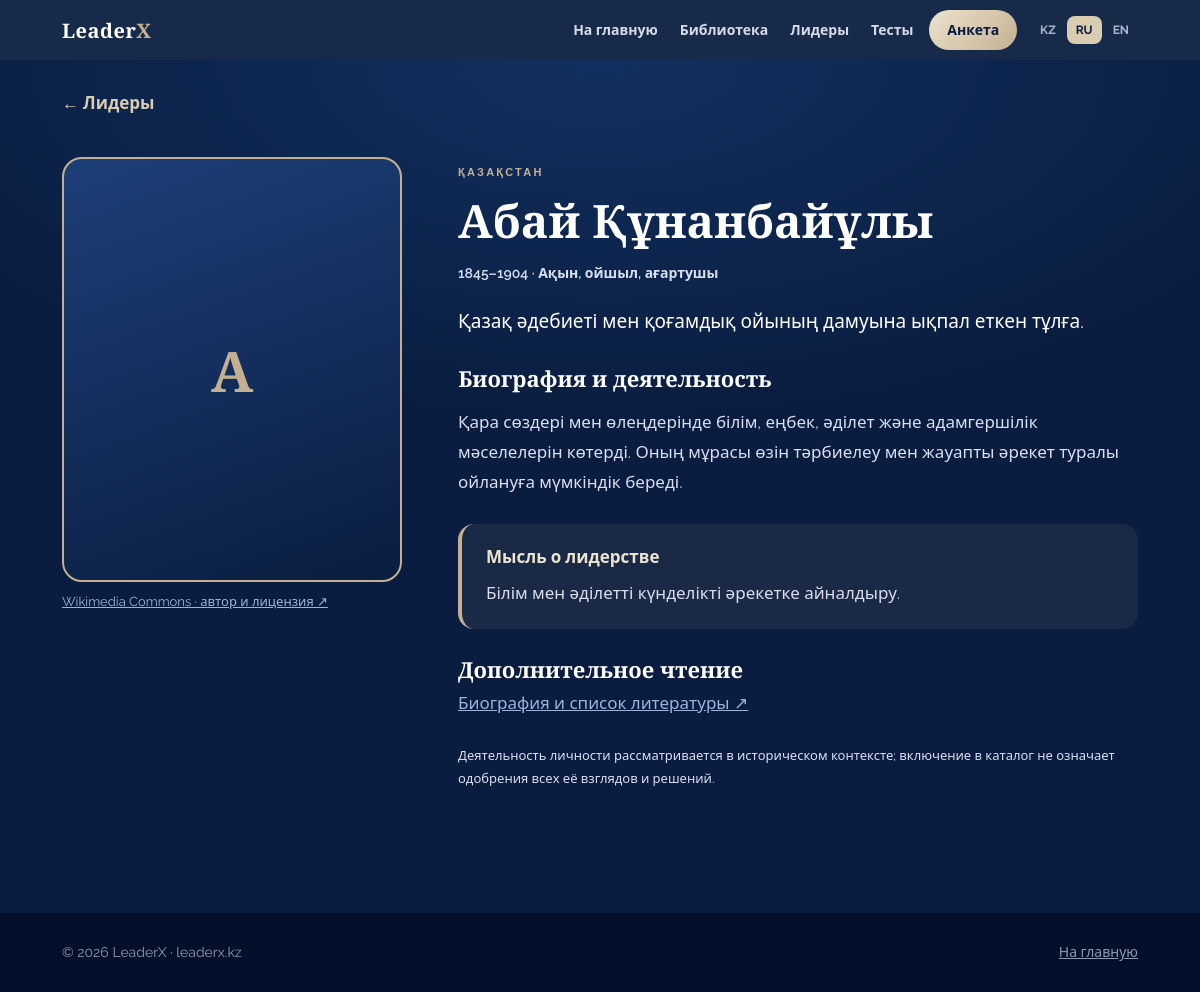
Screenshot of /ru/library/leaders/abai with the database file from the repository.
### tables this page shows
CREATE TABLE lib_items(
        id TEXT PRIMARY KEY, kind TEXT NOT NULL, pos INTEGER NOT NULL DEFAULT 0, active INTEGER NOT NULL DEFAULT 1,
        title TEXT NOT NULL, author TEXT NOT NULL DEFAULT '', category TEXT NOT NULL DEFAULT '', level TEXT NOT NULL DEFAULT '',
        course INTEGER NOT NULL DEFAULT 1, minutes INTEGER NOT NULL DEFAULT 5, description TEXT NOT NULL DEFAULT '',
        lead TEXT NOT NULL DEFAULT '', body TEXT NOT NULL DEFAULT '', tags TEXT NOT NULL DEFAULT '[]', extra TEXT NOT NULL DEFAULT '{}',
        file_ext TEXT, file_name TEXT, file_size INTEGER, updated INTEGER NOT NULL DEFAULT 0);

### app.py (the view)
@app.route("/<lang>/library/leaders/<lid>")
def library_leader(lang, lid):
    if lang not in LANGS:
        abort(404)
    d = lib_mod.get(lid, kind="leader", only_active=True)
    if not d:
        abort(404)
    return render_template("library_leader.html", lang=lang, langs=LANGS, l=lib_mod.public_json(d), lid=lid, form_url=FORM_URL)

### analytics.py (called while the page is built, shortened)
def _db():
    os.makedirs(os.path.dirname(DB_PATH), exist_ok=True)
    con = sqlite3.connect(DB_PATH, timeout=5)
    con.row_factory = sqlite3.Row
    con.execute("""CREATE TABLE IF NOT EXISTS visits(
        id INTEGER PRIMARY KEY AUTOINCREMENT, ts INTEGER NOT NULL, path TEXT, lang TEXT,
        ip_mask TEXT, ip_hash TEXT, device TEXT, browser TEXT, os TEXT, referrer TEXT)""")
    cols = {r[1] for r in con.execute("PRAGMA table_info(visits)")}
    for c in ("country", "city", "ip", "ref_url"):
        if c not in cols:
            con.execute(f"ALTER TABLE visits ADD COLUMN {c} TEXT")
    con.execute("CREATE INDEX IF NOT EXISTS idx_ts ON visits(ts)")
    return con

def _geo_lookup(req, ip):
    try:
        a = ipaddress.ip_address(ip)
        if a.is_private or a.is_loopback:
            return "local", ""  # өз компьютеріңізден тексергенде
    except ValueError:
        pass

def _mask(ip):
    if ":" in ip:  # IPv6: алғашқы 3 блок
        return ":".join(ip.split(":")[:3]) + "::"
    p = ip.split(".")
    return ".".join(p[:3] + ["0"]) if len(p) == 4 else "?"

def _ua(ua):
    low = ua.lower()
    device = "tablet" if ("ipad" in low or "tablet" in low) else ("mobile" if ("mobi" in low or "android" in low or "iphone" in low) else "desktop")
    browser = next((n for k, n in (("edg", "Edge"), ("opr", "Opera"), ("yabrowser", "Yandex"), ("firefox", "Firefox"), ("chrome", "Chrome"), ("safari", "Safari")) if k in low), "Other")
    os_ = next((n for k, n in (("windows", "Windows"), ("android", "Android"), ("iphone", "iOS"), ("ipad", "iOS"), ("mac os", "macOS"), ("linux", "Linux")) if k in low), "Other")
    return device, browser, os_

### app.py (called while the page is built)
@app.context_processor
def asset_version():
    p = os.path.join(app.static_folder, "css", "style.css")
    return {"css_v": int(os.path.getmtime(p)) if os.path.exists(p) else 0}

@app.before_request
def track():
    if request.method == "GET" and request.endpoint in TRACKED:
        analytics.log_visit(request, (request.view_args or {}).get("lang"))

### library.py (called while the page is built, shortened)
def _row(r):
    d = {k: r[k] for k in r.keys()}
    d["tags"] = json.loads(d["tags"] or "[]")
    d["extra"] = json.loads(d["extra"] or "{}")
    d["active"] = bool(d["active"])
    d["has_file"] = bool(d["file_ext"])
    return d

def ensure_seed():
    con = _db()
    try:
        if con.execute("SELECT v FROM lib_meta WHERE k='seeded'").fetchone():
            return
    finally:
        con.close()

### leaderx-siteFlask/templates/library_leader.html (shortened to what this page needs)
{% extends "library_base.html" %}
{% block main %}
<article class="wrap">
 <a class="lb-back" href="{{ url_for('library_leaders', lang=lang, group=l.group) }}">{{ U.back }}</a>
 <div class="lb-prof">
  <figure><div class="lb-pt"><span class="fb" hidden>{{ l.name[:1] }}</span></div>
   {% if l.photo %}<figcaption><a href="https://commons.wikimedia.org/wiki/File:{{ l.photo|replace(' ','_')|urlencode }}" target="_blank" rel="noopener noreferrer">{{ U.lic }}</a></figcaption>{% endif %}</figure>
  <div><span class="eyebrow">{{ l.country }}</span><h1>{{ l.name }}</h1><p class="lb-yrs">{{ l.years }}{% if l.years and l.role %} · {% endif %}{{ l.role }}</p>
   {% if l.summary %}<p style="font-size:19px;color:#fff">{{ l.summary }}</p>{% endif %}
   {% if l.bio %}<h2>{{ U.bio }}</h2><p style="white-space:pre-wrap">{{ l.bio }}</p>{% endif %}
   {% if l.lesson %}<div class="lb-key"><strong>{{ U.idea }}</strong><p>{{ l.lesson }}</p></div>{% endif %}
   {% if l.wiki %}<h2>{{ U.more }}</h2><a href="https://en.wikipedia.org/wiki/{{ l.wiki|urlencode }}" target="_blank" rel="noopener noreferrer" style="color:#9fb2da">{{ U.wiki }}</a>{% endif %}
   <p class="lb-note2">{{ U.note }}</p></div>
 </div>
</article>
{% endblock %}

### static/css/style.css (style rules this page uses)
:root { --navy:#10203f;--navy2:#0a1529;--gold:#c9a24b;--gold2:#e8cf8a; --bg:#f6f3ec;--card:#fff;--ink:#14213d;--mute:#5b6478;--line:#e2dccb; box-sizing:border-box;padding-top:env(safe-area-inset-top,0px);padding-bottom:env(safe-area-inset-bottom,0px) }
html { scroll-behavior:smooth;scroll-padding-top:env(safe-area-inset-top,0px) }
*,*::before,*::after { box-sizing:border-box }
body { margin:0;background:var(--bg);color:var(--ink);font:400 17px/1.6 Raleway,system-ui,sans-serif }
.wrap { max-width:1120px;margin:0 auto;padding:0 22px }
h1,h2,h3 { font-family:'Playfair Display',Georgia,serif;line-height:1.15;margin:0 }

### leaderx-siteFlask/static/css/theme.css (style rules this page uses)
:root { --navy:#0a1d40;--navy-2:#0e2450;--navy2:#0e2450;--navy-3:#12305f;--navy3:#12305f;--navy-deep:#040f2c;--ink:#0a1d40; --gold:#c4b091;--gold-2:#d9ccb0;--gold2:#d9ccb0;--gold-3:#ece3cf;--gold3:#ece3cf;--gold-dark:#a38d68;--gold-deep:#a38d68; --cream:#e5dfd7;--cream-2:#efeae2;--ivory:#e5dfd7;--bg-light:#e5dfd7;--paper:#e5dfd7; }

### leaderx-siteFlask/templates/library_base.html (style rules this page uses)
.lb h1,.lb h2,.lb h3 { font-family:"Playfair Display",serif;color:#fff }
.lb .eyebrow { font:700 11px Raleway,sans-serif;letter-spacing:.2em;text-transform:uppercase;color:#c4b091 }
.lb-pt { position:relative;aspect-ratio:4/5;background:linear-gradient(160deg,#1d3f78,#0a1d40);overflow:hidden }
.lb-pt .fb { position:absolute;inset:0;display:grid;place-items:center;font:700 56px "Playfair Display",serif;color:#c4b091 }
.lb-yrs { color:#d9ccb0;font-size:14px;font-weight:600 }
.lb-prof { display:grid;gap:34px;padding:40px 0 }
@media (min-width:860px) { .lb-prof { grid-template-columns:340px 1fr;gap:56px } }
.lb-prof figure { margin:0 }
.lb-prof figcaption { margin-top:10px;font-size:13px;color:#8f9bb8 }
.lb-prof figcaption a { color:#9fb2da }
.lb-prof .lb-pt { border-radius:20px;border:2px solid #c4b091 }
.lb-prof h1 { font-size:clamp(30px,5vw,46px);margin:10px 0 6px }
.lb-prof h2 { font-size:22px;margin:28px 0 8px }
.lb-prof p { line-height:1.75;color:#d8deee }
.lb-key { margin:26px 0;padding:20px 24px;border-radius:16px;border-left:4px solid #c4b091;background:rgba(196,176,145,.08) }
.lb-key strong { color:#ece3cf }
.lb-key p { margin:8px 0 0 }
.lb-back { display:inline-block;margin-top:20px;color:#d9ccb0;text-decoration:none;font-weight:700 }
.lb-note2 { color:#8f9bb8;font-size:13px;margin-top:28px }

### rows the page displays
lib_items: title "А", name "Абай Құнанбайұлы", summary "Қазақ әдебиеті мен қоғамдық ойының дамуына ықпал еткен тұлға.", bio "Қара сөздері мен өлеңдерінде білім, еңбек, әділет және адамгершілік мәселелерін көтерді. Оның мұрасы өзін тәрбиелеу мен жауапты әрекет туралы ойлануға мүмкіндік береді.", lesson "Білім мен әділетті күнделікті әрекетке айналдыру."

### other values shown
{{ NAV.home }} "На главную"
{{ NAV.lib }} "Библиотека"
{{ NAV.ldr }} "Лидеры"
{{ NAV.tests }} "Тесты"
{{ NAV.apply }} "Анкета"
{{ lab }} "KZ" "RU" "EN"
{{ U.back }} "← Лидеры"
{{ U.lic }} "Wikimedia Commons · автор и лицензия ↗"
{{ l.country }} "ҚАЗАҚСТАН"
{{ l.years }} "1845–1904"
{{ l.role }} "Ақын, ойшыл, ағартушы"
{{ U.bio }} "Биография и деятельность"
{{ U.idea }} "Мысль о лидерстве"
{{ U.more }} "Дополнительное чтение"
{{ U.wiki }} "Биография и список литературы ↗"
